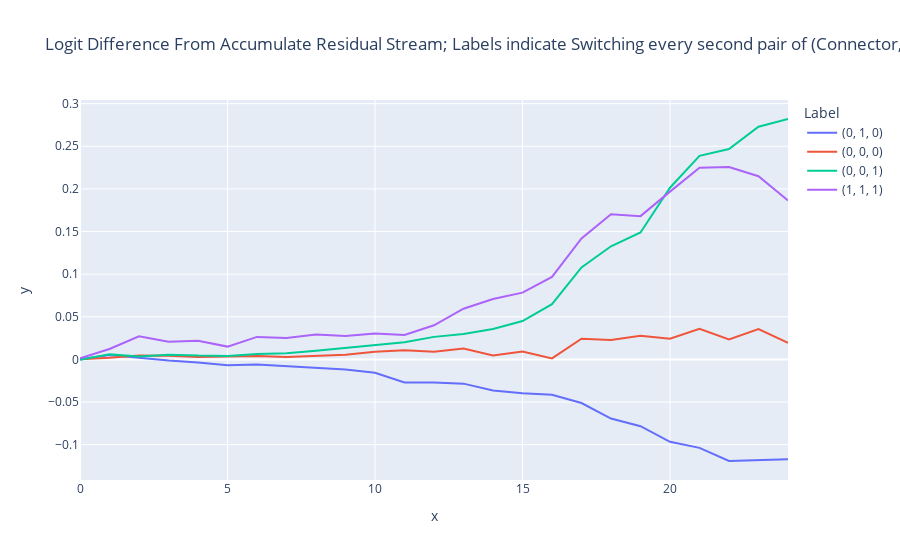

This figure's notebook cell:
### Code cell
line(
    all_logit_lens_logit_diffs,
    labels= [unique_patterns[unique_pat] for unique_pat in set(indx_to_pat_type)],
    # x=np.arange(model.cfg.n_layers * 2 + 1) / 2,
    #hover_name=labels,
    title="Logit Difference From Accumulate Residual Stream; Labels indicate Switching every second pair of (Connector, Language, Antonym)",
)

### Figure 1 — Plotly figure (JSON) as saved in the notebook; plotly's stock layout.template omitted (floating-point values rounded to 4 significant figures)
{"data": [{"hovertemplate": "Label=(0, 1, 0)<br>x=%{x}<br>y=%{y}<extra></extra>", "legendgroup": "(0, 1, 0)", "line": {"color": "#636efa", "dash": "solid"}, "marker": {"symbol": "circle"}, "mode": "lines", "name": "(0, 1, 0)", "orientation": "v", "showlegend": true, "type": "scatter", "x": [0, 1, 2, 3, 4, 5, 6, 7, 8, 9, 10, 11, 12, 13, 14, 15, 16, 17, 18, 19, 20, 21, 22, 23, 24], "xaxis": "x", "y": [6.916e-05, 0.005321, 0.001907, -0.001343, -0.003583, -0.00678, -0.005957, -0.008061, -0.01034, -0.0117, -0.01559, -0.027, -0.02705, -0.02838, -0.0365, -0.03962, -0.04152, -0.05113, -0.06932, -0.07826, -0.09658, -0.1037, -0.1191, -0.1178, -0.1171], "yaxis": "y"}, {"hovertemplate": "Label=(0, 0, 0)<br>x=%{x}<br>y=%{y}<extra></extra>", "legendgroup": "(0, 0, 0)", "line": {"color": "#EF553B", "dash": "solid"}, "marker": {"symbol": "circle"}, "mode": "lines", "name": "(0, 0, 0)", "orientation": "v", "showlegend": true, "type": "scatter", "x": [0, 1, 2, 3, 4, 5, 6, 7, 8, 9, 10, 11, 12, 13, 14, 15, 16, 17, 18, 19, 20, 21, 22, 23, 24], "xaxis": "x", "y": [0.0002777, 0.001842, 0.004592, 0.004297, 0.002919, 0.00347, 0.004155, 0.002992, 0.004351, 0.005541, 0.009069, 0.01071, 0.009051, 0.01293, 0.004554, 0.009352, 0.001158, 0.02427, 0.0227, 0.0277, 0.02431, 0.03591, 0.02358, 0.03556, 0.0196], "yaxis": "y"}, {"hovertemplate": "Label=(0, 0, 1)<br>x=%{x}<br>y=%{y}<extra></extra>", "legendgroup": "(0, 0, 1)", "line": {"color": "#00cc96", "dash": "solid"}, "marker": {"symbol": "circle"}, "mode": "lines", "name": "(0, 0, 1)", "orientation": "v", "showlegend": true, "type": "scatter", "x": [0, 1, 2, 3, 4, 5, 6, 7, 8, 9, 10, 11, 12, 13, 14, 15, 16, 17, 18, 19, 20, 21, 22, 23, 24], "xaxis": "x", "y": [-0.0003909, 0.005939, 0.003544, 0.005626, 0.004499, 0.004134, 0.006427, 0.007231, 0.01017, 0.01331, 0.01626, 0.02022, 0.02647, 0.02985, 0.03577, 0.04503, 0.06488, 0.1079, 0.1327, 0.1488, 0.2014, 0.2388, 0.2468, 0.2729, 0.282], "yaxis": "y"}, {"hovertemplate": "Label=(1, 1, 1)<br>x=%{x}<br>y=%{y}<extra></extra>", "legendgroup": "(1, 1, 1)", "line": {"color": "#ab63fa", "dash": "solid"}, "marker": {"symbol": "circle"}, "mode": "lines", "name": "(1, 1, 1)", "orientation": "v", "showlegend": true, "type": "scatter", "x": [0, 1, 2, 3, 4, 5, 6, 7, 8, 9, 10, 11, 12, 13, 14, 15, 16, 17, 18, 19, 20, 21, 22, 23, 24], "xaxis": "x", "y": [0.001228, 0.01221, 0.02712, 0.02065, 0.02204, 0.01506, 0.02641, 0.02518, 0.02925, 0.02738, 0.03036, 0.02862, 0.04003, 0.05953, 0.07082, 0.07837, 0.09678, 0.1419, 0.1702, 0.1681, 0.1968, 0.2248, 0.2256, 0.2148, 0.1864], "yaxis": "y"}], "layout": {"legend": {"title": {"text": "Label"}, "tracegroupgap": 0}, "title": {"text": "Logit Difference From Accumulate Residual Stream; Labels indicate Switching every second pair of (Connector, Language, Antonym)"}, "xaxis": {"anchor": "y", "domain": [0, 1], "title": {"text": "x"}}, "yaxis": {"anchor": "x", "domain": [0, 1], "title": {"text": "y"}}}}
